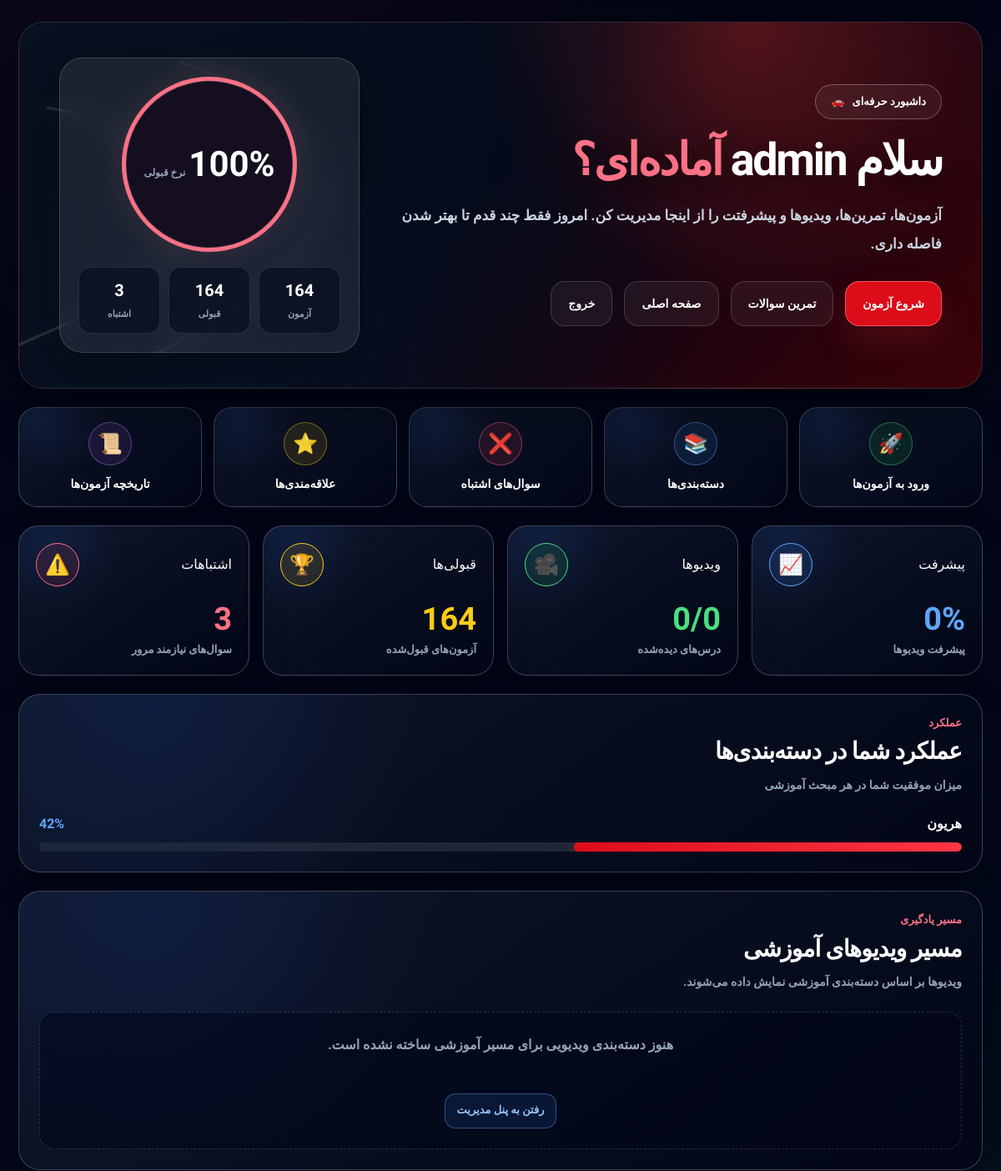
Page /dashboard/ (signed in, middle part) on the earlier database version.
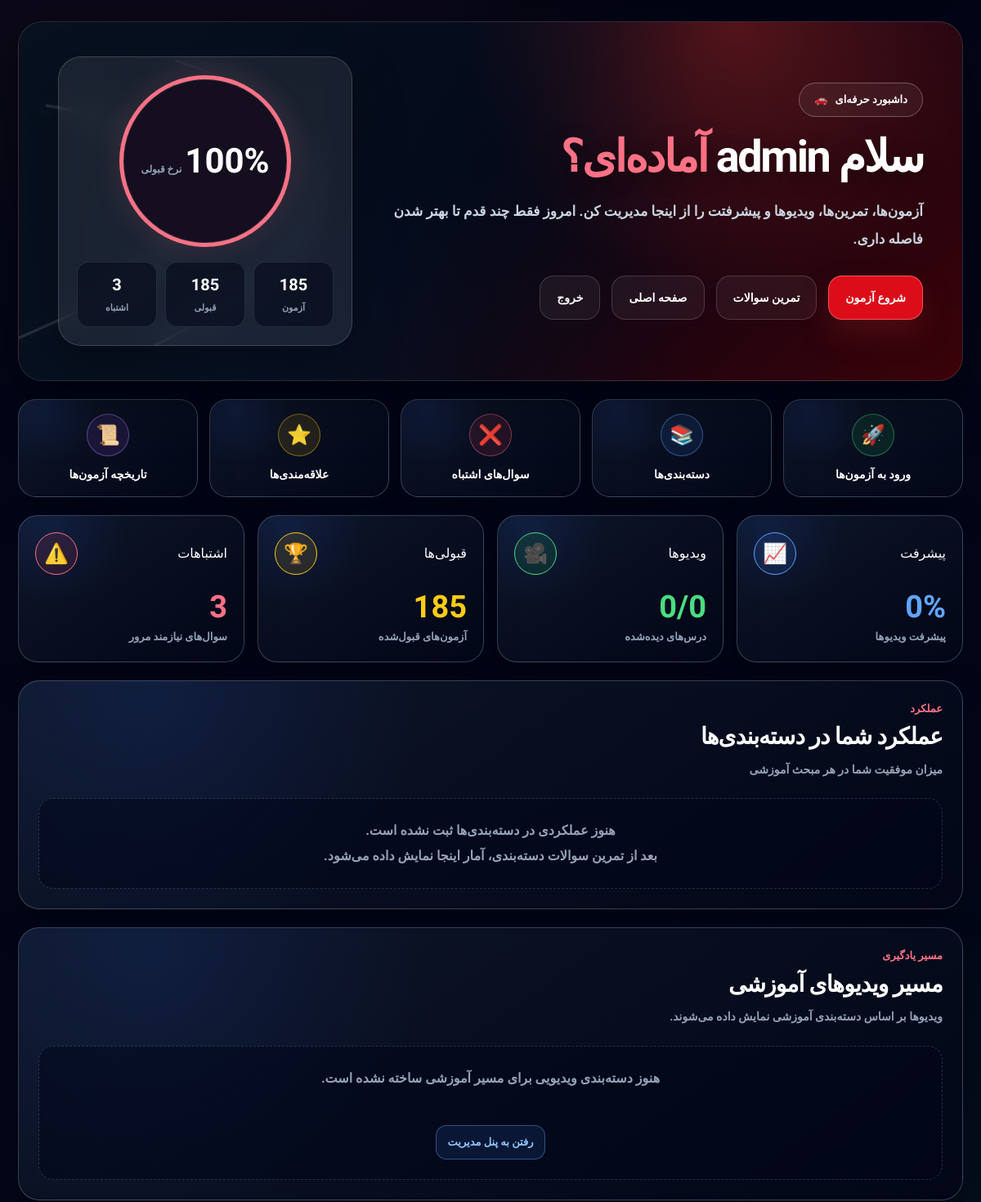
Same page on the later database version.
### quiz/models.py (models this page shows, shortened)
class QuizCategory(models.Model):
    parent = models.ForeignKey(
        "self",
        on_delete=models.CASCADE,
        null=True,
        blank=True,
        related_name="children",
        verbose_name=_("دسته‌بندی والد"),
    )
    name = models.CharField(
        _("نام"),
        max_length=100,
    )
    slug = models.SlugField(
        _("نامک"),
        unique=True,
    )
    class Meta:
        verbose_name = _("دسته‌بندی سؤال")
        verbose_name_plural = _("دسته‌بندی‌های سؤال")
        ordering = ["parent__name", "name"]

### core/views.py (the view)
# urls.py: path("dashboard/", views.dashboard, name="dashboard"),
@login_required
def dashboard(request):
    categories = Category.objects.prefetch_related("videos").all()
    total_videos = Video.objects.filter(is_published=True).count()
    watched_video_ids = list(
        WatchedVideo.objects.filter(user=request.user).values_list("video_id", flat=True)
    )
    watched_count = len(watched_video_ids)
    progress_percent = 0
    if total_videos > 0:
        progress_percent = int((watched_count / total_videos) * 100)
    next_video = (
        Video.objects.filter(is_published=True)
        .exclude(id__in=watched_video_ids)
        .order_by("order", "-created_at")
        .first()
    )
    total_exams = ExamSession.objects.filter(user=request.user).count()
    passed_exams = 0
    for exam in ExamSession.objects.filter(user=request.user):
        if exam.total_error_points() <= 10:
            passed_exams += 1
    failed_exams = total_exams - passed_exams
    mistakes_count = WrongQuestion.objects.filter(user=request.user).count()
    pass_rate = 0
    if total_exams > 0:
        pass_rate = round((passed_exams / total_exams) * 100)
    category_stats = []
    learning_categories = (
        QuizCategory.objects
        .filter(parent__isnull=False)
        .exclude(parent__slug="hftd-zmon-sl")
        .order_by("id")
    )
    for category in learning_categories:
        question_ids = Question.objects.filter(
            category=category
        ).values_list("id", flat=True)
        total_answers = ExamAnswer.objects.filter(
            exam__user=request.user,
            question_id__in=question_ids,
        ).count()
        correct_answers = ExamAnswer.objects.filter(
            exam__user=request.user,
            question_id__in=question_ids,
            is_correct=True,
        ).count()
        success_rate = 0
        if total_answers > 0:
            success_rate = round((correct_answers / total_answers) * 100)
        if total_answers > 0:
            category_stats.append(
                {
                    "category": category,
                    "success_rate": success_rate,
                    "total_answers": total_answers,
                }
            )
    return render(
        request,
        "core/dashboard.html",
        {
            "categories": categories,
            "total_videos": total_videos,
            "watched_count": watched_count,
            "progress_percent": progress_percent,
            "watched_video_ids": watched_video_ids,
            "next_video": next_video,
            "total_exams": total_exams,
            "passed_exams": passed_exams,
            "failed_exams": failed_exams,
            "mistakes_count": mistakes_count,
            "pass_rate": pass_rate,
            "category_stats": category_stats,
        },
    )

### quiz/models.py (called while the page is built)
    def total_error_points(self):
        total = 0
        for answer in self.answers.all():
            if not answer.is_correct:
                total += answer.question.points
        return total

### core/templates/core/dashboard.html (shortened to what the changed rows need)
{% extends "base/base.html" %}
{% load i18n %}
{% get_current_language_bidi as LANGUAGE_BIDI %}
{% block content %}
<main class="dash-page" dir="{% if LANGUAGE_BIDI %}rtl{% else %}ltr{% endif %}">
    <div class="dash-shell">
        <div class="dash-main">
            <section class="dash-hero">
                <div class="dash-hero-inner">
                    <div>
                        <h1 class="dash-hero-title">
                            {% blocktrans with username=request.user.username %}سلام {{ username }}{% endblocktrans %} <span>{% trans "آماده‌ای؟" %}</span>
                        </h1>
                    </div>
                    <div class="dash-hero-panel">
                        <div class="dash-hero-mini">
                            <div class="dash-mini">
                                <strong>{{ total_exams }}</strong>
                                <span>{% trans "آزمون" %}</span>
                            </div>
                            <div class="dash-mini">
                                <strong>{{ passed_exams }}</strong>
                                <span>{% trans "قبولی" %}</span>
                            </div>
                        </div>
                    </div>
                </div>
            </section>
            <section id="progress" class="dash-stat-grid">
                <article class="dash-glass dash-stat">
                    <div class="dash-stat-top">
                        <span>{% trans "قبولی‌ها" %}</span>
                        <div class="dash-stat-icon dash-yellow">🏆</div>
                    </div>
                    <p class="dash-stat-value" style="color:#facc15;">{{ passed_exams }}</p>
                    <p class="dash-stat-label">{% trans "آزمون‌های قبول‌شده" %}</p>
                </article>
            </section>
            <div class="dash-layout">
                <div class="dash-main">
                    <section class="dash-glass dash-section">
                        <div class="dash-section-head">
                            <div>
                                <h2 class="dash-section-title">{% trans "عملکرد شما در دسته‌بندی‌ها" %}</h2>
                            </div>
                        </div>
                        {% for item in category_stats %}
                            <div class="dash-progress-row">
                                <div class="dash-progress-head">
                                    <span>{{ item.category.name }}</span>
                                    <span>{{ item.success_rate }}%</span>
                                </div>
                                <div class="dash-track">
                                    <div class="dash-fill" style="width: {{ item.success_rate }}%;"></div>
                                </div>
                            </div>
                        {% empty %}
                            <div class="dash-empty">
                                {% trans "هنوز عملکردی در دسته‌بندی‌ها ثبت نشده است." %}
                                <br>
                                {% trans "بعد از تمرین سوالات دسته‌بندی، آمار اینجا نمایش داده می‌شود." %}
                            </div>
                        {% endfor %}
                    </section>
                    <section id="videos" class="dash-glass dash-section">
                        <div class="dash-section-head">
                            <div>
                                <h2 class="dash-section-title">{% trans "مسیر ویدیوهای آموزشی" %}</h2>
                            </div>
                        </div>
                    </section>
                </div>
            </div>
        </div>
    </div>
</main>
{% endblock %}

Differences in the rows shown:
removed QuizCategory: category.name "هریون", success_rate "42"
Other differences:
{{ total_exams }}: "164" → "185"
{{ passed_exams }}: "164" → "185"
text now shown: "هنوز عملکردی در دسته‌بندی‌ها ثبت نشده است. بعد از تمرین سوالات دسته‌بندی، آمار اینجا نمایش داده می‌شود."
